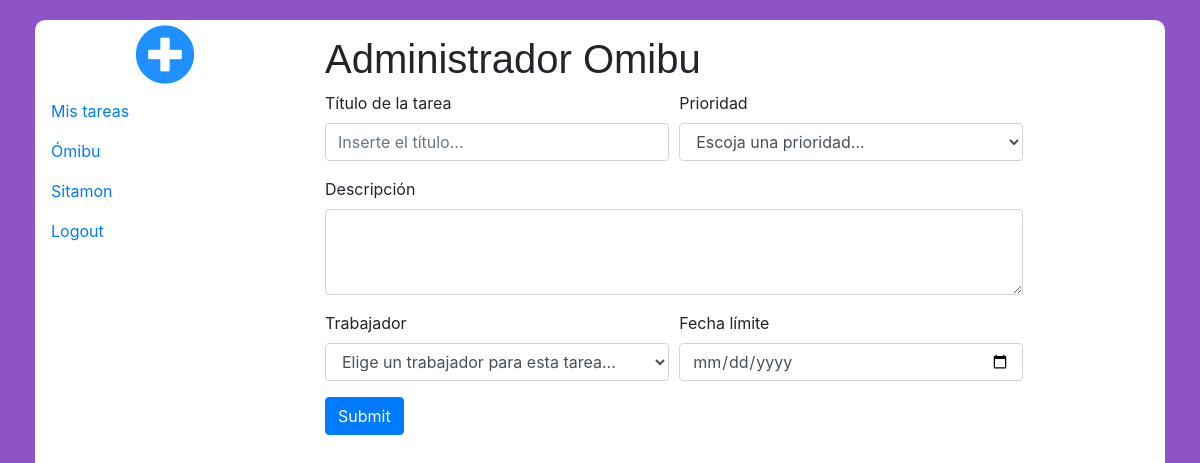
/tasks/addTask.php (signed in), run on the app's committed database.
### tables this page shows
CREATE TABLE `trabajadores` (
  `ID_trabajador` bigint(20) UNSIGNED NOT NULL,
  `Nombre` varchar(20) NOT NULL,
  `Apellidos` varchar(50) NOT NULL,
  `Direccion` varchar(70) NOT NULL,
  `Puesto` varchar(40) NOT NULL,
  `Email` varchar(50) NOT NULL,
  `Password` varchar(15) NOT NULL,
  `Telefono` varchar(20) NOT NULL
);

CREATE TABLE `clientes` (
  `ID_cliente` bigint(20) UNSIGNED NOT NULL,
  `Nombre` varchar(50) NOT NULL
);

### tasks/addTask.php (the view, shortened to what this page needs)
<!DOCTYPE HTML>
<html lang="es">
	<head>
		<link rel="stylesheet" type="text/css" href="../css/main.css">
		<link rel="stylesheet" href="https://stackpath.bootstrapcdn.com/bootstrap/4.3.1/css/bootstrap.min.css">
		<link rel="stylesheet" href="https://use.fontawesome.com/releases/v5.8.1/css/all.css">
	</head>
	<body>
			<?php
                $db = connectDb();
            ?>
			<?php
				$workerData = mysqli_fetch_array(mysqli_query($db, "SELECT * FROM trabajadores WHERE Email = '$_SESSION[email]'"));
			?>
		<div class="container-fluid">
			<div class="mainBox">
                    <div class="row">
                            <div class="col-3 addClientBox">
                                <a href="#"><i class="fas fa-plus-circle addClientBtn"></i></a>
                            </div>
                            <div class="col-9 welcomeMessage">
                                <h1><?php echo $workerData['Nombre']." ".$workerData['Apellidos'] ?></h1>
                            </div>
                    </div>
                    <div class="row">
                            <div class="col-3">
                                <div class="nav flex-column nav-pills" id="v-pills-tab" role="tablist" aria-orientation="vertical">
                                    <a class="nav-link" href="../myTasks/">Mis tareas</a>
                                    <?php
                                        $clientsQuery = mysqli_query($db, "SELECT * FROM clientes");
                                        if($row = mysqli_fetch_array($clientsQuery)){
                                            do{
                                                if(isset($_GET['client'])){
                                                    if($_GET['client'] == $row['ID_cliente']){
                                                        echo "<a class='nav-link active' href='../index.php?client='$row[ID_cliente]'>".$row['Nombre']."</a>";
                                                    }else{
                                                        echo "<a class='nav-link' href='../index.php?client=$row[ID_cliente]'>".$row['Nombre']."</a>";
                                                    }
                                                }else{
                                                    echo "<a class='nav-link' href='../index.php?client=$row[ID_cliente]'>".$row['Nombre']."</a>";
                                                }
                                            }while($row = mysqli_fetch_array($clientsQuery));
                                        }
                                    ?>
                                    <a class="nav-link" href="../login/logout.php">Logout</a>
                                </div>
                            </div>
                            <div class="col-9">
                                <div class="tab-content" id="v-pills-tabContent">
                                    <div class="tab-pane fade show active" id="v-pills-home" role="tabpanel" aria-labelledby="v-pills-home-tab">
                                        <form action="addTask.php" method="post" id="addTaskForm">
                                            <div class="form-row">
                                                <div class="form-group col-md-5">
                                                    <label for="title">Título de la tarea</label>
                                                    <input id="title" name="title" type="text" class="form-control" placeholder="Inserte el título..." required>
                                                </div>
                                                <div class="form-group col-md-5">
                                                    <label for="priority">Prioridad</label>
                                                    <select id="priority" name="priority" class="form-control">
                                                        <option selected value="0" disabled>Escoja una prioridad...</option>
                                                    </select>
                                                </div>
                                            </div>
                                            <div class="form-row">
                                                <div class="form-group col-md-10">
                                                    <label for="description">Descripción</label>
                                                    <textarea class="form-control" name="description" id="description" rows="3"></textarea>
                                                </div>
                                            </div>
                                            <div class="form-row">
                                                <div class="form-group col-md-5">
                                                    <label for="worker">Trabajador</label>
                                                    <select id="worker" name="worker" class="form-control">
                                                        <option selected disabled value="0">Elige un trabajador para esta tarea...</option>
                                                    </select>
                                                </div>
                                                <div class="form-group col-md-5">
                                                    <label for="limitDate">Fecha límite</label>
                                                    <input type="date" class="form-control"name="limitDate" id="limitDate">
                                                </div>
                                            </div>
                                            <div class="form-row">
                                                <div class="form-group col-md-2">
                                                    <input type="submit" class="btn btn-primary" id="addTask" name="addTask">
                                                </div>
                                            </div>
                                        </form>
                                    </div>
                                </div>
                            </div>
                    </div>
			</div>
		</div>
	</body>
</html>

### css/main.css (style rules this page uses)
h1 { font-family: arial, sans-serif; font-size: 16px; font-weight: bold; padding-top: 15px; margin-bottom: 1px; }
body { background-color: #9053c7 !important; }
.mainBox { margin: 20px !important; background: white !important; height:95vh; border-radius: 10px; }
.addClientBtn { font-size: 60px; color: dodgerblue; padding-top: 5px; }
.addClientBox { text-align: center; }
body { font-family: Poppins-Regular, sans-serif; }

### data on the page
trabajadores: Nombre "Administrador", Apellidos "Omibu"
clientes: Nombre "Ómibu"
clientes: Nombre "Sitamon"
